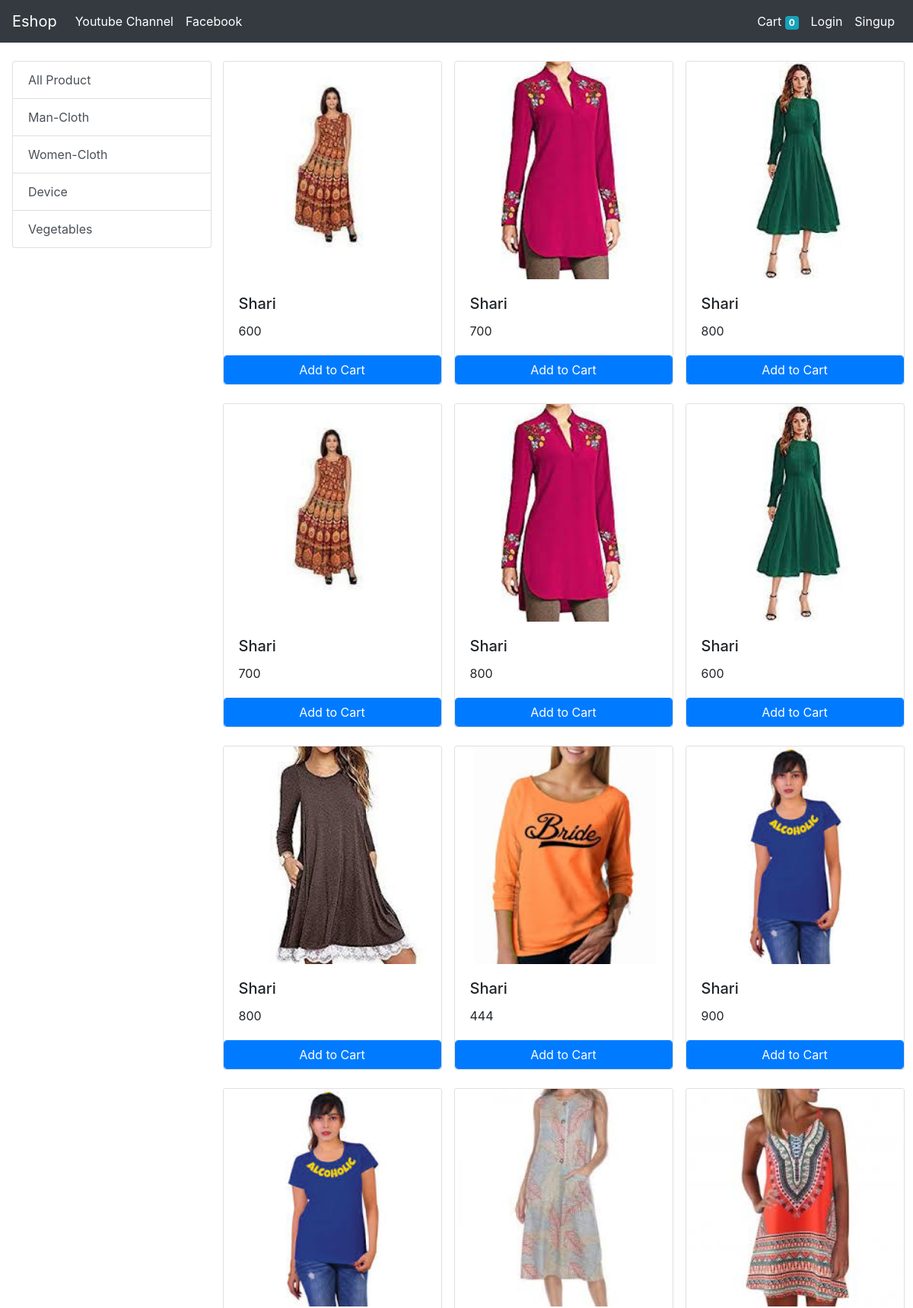
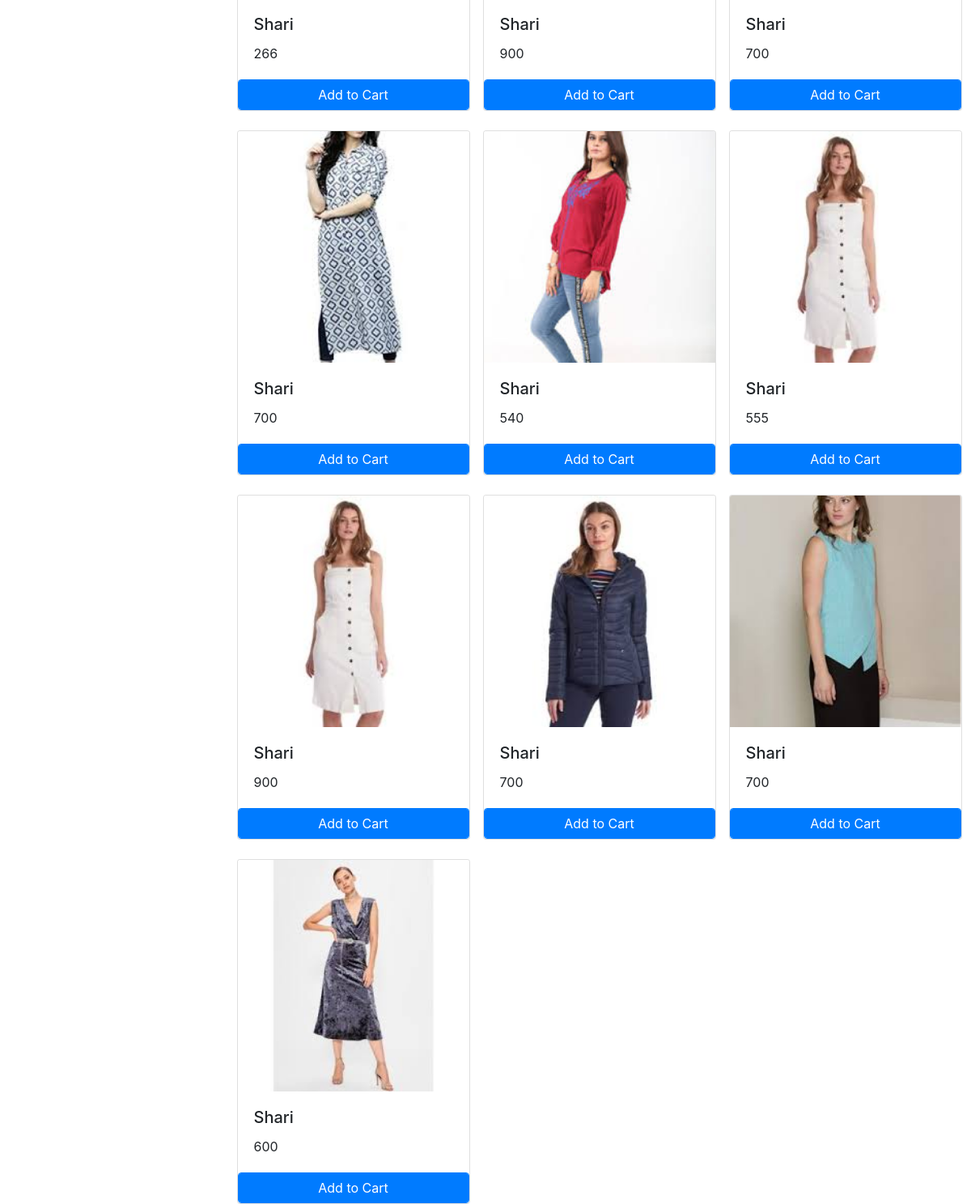
The app's page /?category=2 with its own data (2 pictures, top to bottom).
### store/models/category.py (models this page shows, shortened)
class Category(models.Model):
    name=models.CharField(max_length=300)
    @staticmethod
    def get_all_category():
        return Category.objects.all()

### store/models/product.py (models this page shows, shortened)
class Product(models.Model):
    name=models.CharField(max_length=300)
    price=models.IntegerField(default=0)
    category=models.ForeignKey(Category, on_delete=models.CASCADE , default=1)
    description=models.CharField(max_length=300, default="")
    image=models.ImageField(upload_to='uploads/product')
    @staticmethod
    def get_all_product_by_categoryID(category_id):
        if category_id:
            return Product.objects.filter(category=category_id)
        else:
            return Product.get_all_product()

### store/views.py (the view)
# urls.py: path('', views.index , name='index'),
def index(request):
    if request.method=="POST":
        cartvlu=request.POST.get('cart_id')
        decress=request.POST.get('decres')
        cart=request.session.get('cart')
        if cart:
            quantity=cart.get(cartvlu)
            if quantity:
                if decress:
                    if quantity<=1:
                        cart.pop(cartvlu)
                    else:
                        cart[cartvlu]=quantity-1
                else:
                    cart[cartvlu]=quantity+1
            else:
                cart[cartvlu]=1
        else:
            cart={}
            cart[cartvlu]=1
        request.session['cart'] = cart
        print('cart', request.session['cart'])
    else:
        cart=request.session.get('cart')
        if not cart:
            request.session['cart']={}
    prods=None
    prodcat=Category.get_all_category()
    categoryid=request.GET.get('category')
    if categoryid:
        prods=Product.get_all_product_by_categoryID(categoryid)
    else:
        prods=Product.get_all_product()
    params={'prod':prods, 'prodcats': prodcat}
    print('email', request.session.get('email'))
    return render(request, 'index.html', params)

### store/templatetags/cart.py (called while the page is built)
@register.filter(name="in_cart")
def in_cart(i, cart):
    keys=cart.keys()
    for id in keys:
        if int(id)==i.id:
            return True
    return False

### store/templates/index.html (shortened to what this page needs)
{% extends 'basic.html' %}
{% block body %}
{% load cart %}
<div class="container-flot">
	<div class="row">
		<div class="col-lg-3 ">
			<div class="list-group mt-4 mx-auto pl-3">
				<a href="/" class="list-group-item list-group-item-action">
			    All Product
			  </a>
				{% for i in prodcats %}
			  <a href="/?category={{i.id}}" class="list-group-item list-group-item-action">
			    {{i.name}}
			  </a>
			  {% endfor %}
			</div>
		</div>
		<div class="col-lg-9 mx-auto">
			<div class="container-flot">
				<div class="row">
					{% for i in prod %}
					<div class="card mr-3 mt-4" id="{{i.id}}" style="width: 18rem;">
					  <img src="/media/{{i.image}}" class="card-img-top" alt="...">
					  <div class="card-body">
					    <h5 class="card-title">{{i.name}}</h5>
					    <p class="card-text">{{i.price}}</p>
					  </div>
						<div class="cart-footer">
							{% if i|in_cart:request.session.cart %}
							<div class="row no-gutters">
							<form action="/#{{i.id}}" method="POST" class="col-2 ">{% csrf_token %}
								<input type="submit" value="-" class="btn-block btn btn-secondary">
								<input hidden type="text"  name="decres"  value="True">
								<input hidden name="cart_id" type="text" value="{{i.id}}">
							</form>
							<div class="text-center col" >{{i|quantity:request.session.cart}}</div>
							<form action="/#{{i.id}}" method="POST" class="col-2 ">{% csrf_token %}
								<input type="submit" value="+" class="btn-block btn btn-secondary">
								<input hidden name="cart_id" type="text" value="{{i.id}}">
							</form>
							</div>
							{% else %}
							<div class="row no-gutters ">
								<form  action="/#{{i.id}}" method="POST" class="btn-block">{% csrf_token %}
									<input  type="submit" class="btn btn-primary form-control" value="Add to Cart">
								</form>
							</div>
							{% endif %}
						</div>
					</div>
					{% endfor %}
				</div>
			</div>
		</div>
	</div>
</div>
{% endblock %}

### records on screen
Category: name "Man-Cloth"
Category: name "Women-Cloth"
Category: name "Device"
Category: name "Vegetables"
Product: image (picture), name "Shari", price "600"
Product: image (picture), name "Shari", price "700"
Product: image (picture), name "Shari", price "800"
Product: image (picture), name "Shari", price "700"
Product: image (picture), name "Shari", price "800"
Product: image (picture), name "Shari", price "600"
Product: image (picture), name "Shari", price "800"
Product: image (picture), name "Shari", price "444"
Product: image (picture), name "Shari", price "900"
Product: image (picture), name "Shari", price "266"
Product: image (picture), name "Shari", price "900"
Product: image (picture), name "Shari", price "700"
Product: image (picture), name "Shari", price "700"
Product: image (picture), name "Shari", price "540"
Product: image (picture), name "Shari", price "555"
Product: image (picture), name "Shari", price "900"
Product: image (picture), name "Shari", price "700"
Product: image (picture), name "Shari", price "700"
Product: image (picture), name "Shari", price "600"

### other values on screen
{{ request.session.cart|length }} "0"
